Frame 1 (no input): blank canvas, image omitted
Frame 60 (the mouse pressed at the canvas centre just before this capture): blank canvas, image omitted
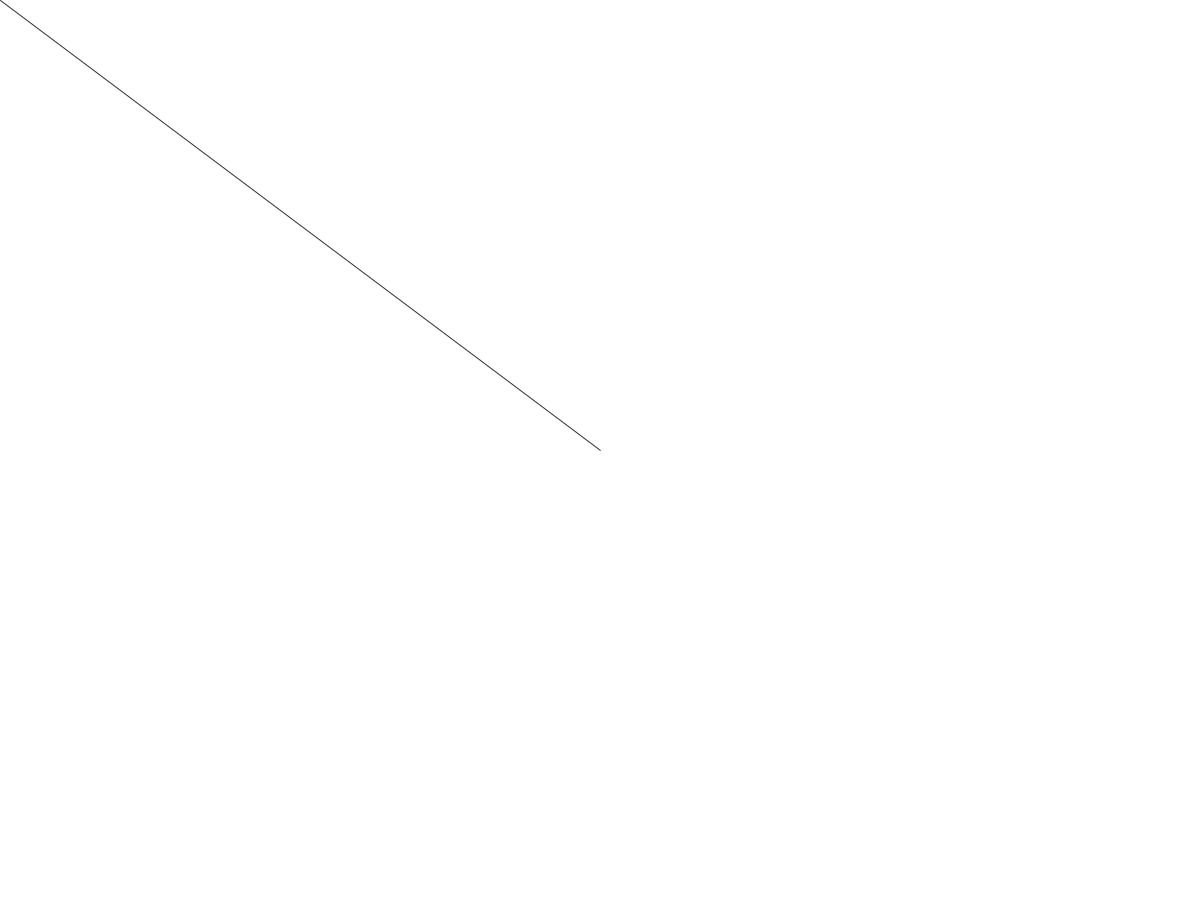
Frame 120 (the mouse held since frame 60 and released just before this capture)

The Processing sketch whose frames 1 and 60 were blank and that drew this single picture after the mouse press (run headless with seeded random() and noise(); from frame 60 on, the mouse is pressed at the canvas centre):

// Processing sketch: Drawing
// ── Drawing.pde
int background = 255;
void setup() {
  fullScreen();
  frameRate(1000);
  background(background);
}
float prevX, prevY;
float thick = 1;
float colour = 0;
void draw() {
  if (mousePressed && (prevX != mouseX || prevY != mouseY)) {
    if (mouseButton == LEFT){
      stroke(colour);
      strokeWeight(thick);
    } if(mouseButton == RIGHT){
      stroke(background);
      strokeWeight(thick*4);
    }
    line(prevX, prevY, mouseX, mouseY);
    noStroke();
  }
  if (keyPressed && key == 8) {
    background(background);
  }
  if (keyPressed && (key >= 48 && key <= 57)){
    colour = map(key,48,57,0,255);
  }
  prevX = mouseX;
  prevY = mouseY;
}

void mouseWheel(MouseEvent event) {
  float e = event.getCount();
  if (thick + e*-1 >= 0){
    thick += e*-1;
  }
}
